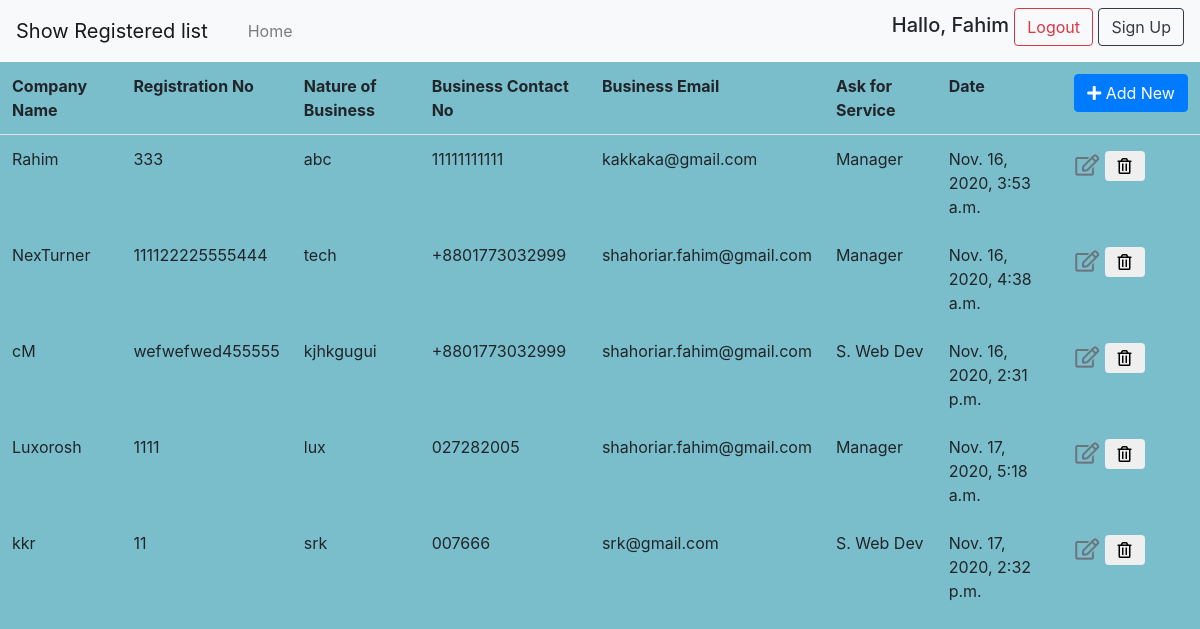
Screenshot of /list/ (signed in) with the database file from the repository.
### employee_register/models.py (models this page shows, shortened)
class Employee(models.Model):
    fullname = models.CharField(max_length=100, null=True)
    emp_code = models.CharField(max_length=50, null=True)
    nature = models.CharField(max_length=100, null=True)
    mobile= models.CharField(max_length=15, null=True)
    email= models.CharField(max_length=40, null=True)
    date_created = models.DateTimeField(auto_now_add=True, null=True)
    position= models.ForeignKey(Position,on_delete=models.CASCADE)

class Position(models.Model):
    title = models.CharField(max_length=50)
    def __str__(self):
        return self.title

### employee_register/views.py (the view)
# urls.py: path('list/',views.employee_list,name='employee_list'),
@login_required(login_url='login')
def employee_list(request):
    context = {"employee_list" : Employee.objects.all()}
    return render(request,"employee_register/employee_list.html",context)

### employee_register/templates/employee_register/employee_list.html (shortened to what this page needs)
{% extends "employee_register/login.html" %}
{% block content %}
<nav class="navbar navbar-expand-lg navbar-light bg-light">
  <a class="navbar-brand" href="#">Show Registered list</a>
  <div class="collapse navbar-collapse" id="navbarSupportedContent">
    <ul class="navbar-nav mr-auto">
      <li class="nav-item active">
        <a class="nav-link" href="#"></a>
      </li>
      <li class="nav-item">
        <a class="nav-link" href="{% url 'services' %}">Home</a>
      </li>
      <li class="nav-item">
        <a class="nav-link disabled" href="#"></a>
      </li>
    </ul>
    <h5 style="text-align: right">Hallo, {{request.user}}
    <a href="{% url 'logout' %}" class="btn btn-outline-danger"> Logout </a>
    <a href="{% url 'register' %}" class="btn btn-outline-dark"> Sign Up </a>
    </h5>
  </div>
</nav>
<table class="table table-borderless">
    <thead class="border-bottom font-weight-bold">
        <tr>
            <td>Company Name</td>
            <td>Registration No</td>
            <td>Nature of Business</td>
            <td>Business Contact No</td>
            <td>Business Email</td>
            <td>Ask for Service</td>
            <td>Date</td>
            <td>
                <a href="{% url 'employee_insert' %}" class="btn btn-primary">
                    <i class="fas fa-plus"></i> Add New
                </a>
            </td>
        </tr>
    </thead>
    <tbody>
        {% for employee in employee_list %}
            <tr>
                <td>{{employee.fullname}}</td>
                <td>{{employee.emp_code}}</td>
                <td>{{employee.nature}}</td>
                <td>{{employee.mobile}}</td>
                <td>{{employee.email}}</td>
                <td>{{employee.position}}</td>
                <td>{{employee.date_created}}</td>
                <td>
                    <a href="{% url 'employee_update' employee.id %}" class="btn text-secondary px-0">
                        <i class="far fa-edit fa-lg"></i>
                    </a>
                    <form action="{% url 'employee_delete' employee.id %}" method="post" class="d-inline">
                        <button type="submit" class="btn">
                            <i class="far fa-trash-alt float-right"></i>
                        </button>
                    </form>
                </td>
            </tr>
        {% endfor %}
    </tbody>
</table>
{% endblock content %}

### employee_register/templates/employee_register/login.html (style rules this page uses)
body, html { margin: 0; padding: 0; height: 100%; background: #7abecc !important; }

### rows the page displays
Employee: fullname "Rahim", emp_code "333", nature "abc", mobile "11111111111", email "kakkaka@gmail.com", position "Manager", date_created "Nov. 16, 2020, 3:53 a.m."
Employee: fullname "NexTurner", emp_code "111122225555444", nature "tech", mobile "+8801773032999", email "shahoriar.fahim@gmail.com", position "Manager", date_created "Nov. 16, 2020, 4:38 a.m."
Employee: fullname "cM", emp_code "wefwefwed455555", nature "kjhkgugui", mobile "+8801773032999", email "shahoriar.fahim@gmail.com", position "S. Web Dev", date_created "Nov. 16, 2020, 2:31 p.m."
Employee: fullname "Luxorosh", emp_code "1111", nature "lux", mobile "027282005", email "shahoriar.fahim@gmail.com", position "Manager", date_created "Nov. 17, 2020, 5:18 a.m."
Employee: fullname "kkr", emp_code "11", nature "srk", mobile "007666", email "srk@gmail.com", position "S. Web Dev", date_created "Nov. 17, 2020, 2:32 p.m."

### other values shown
{{ request.user }} "Fahim"
